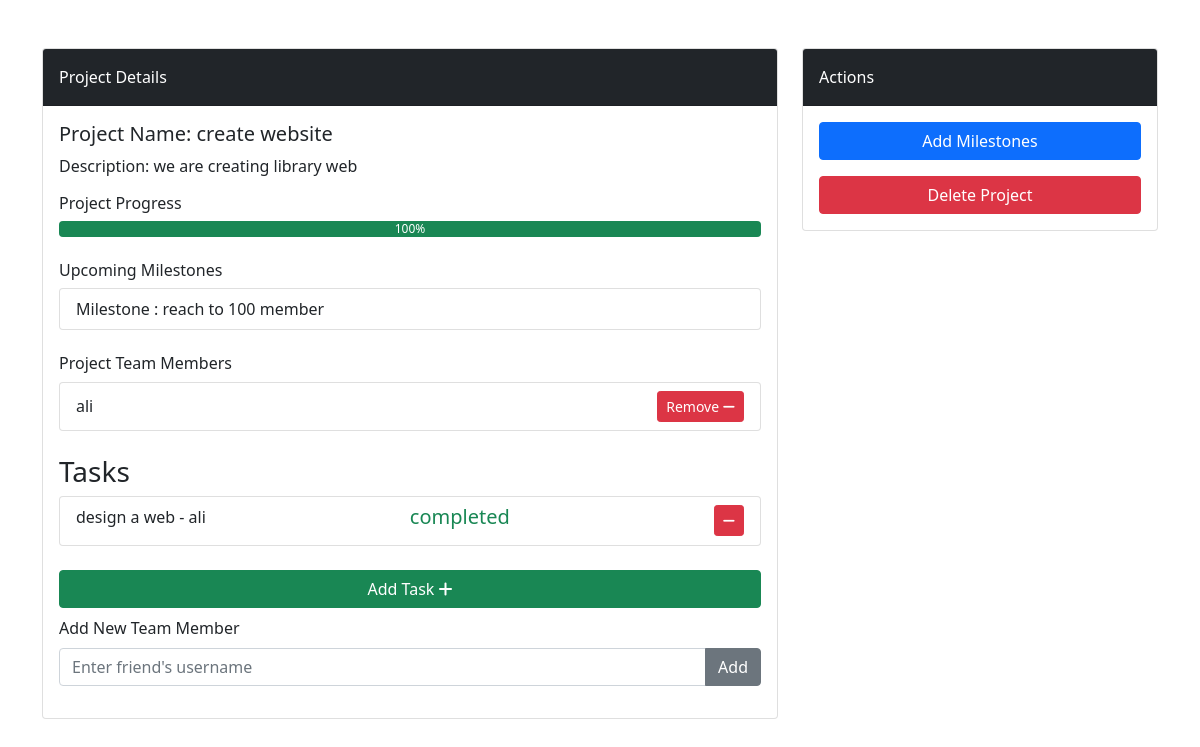
Page /projects/project/2/ (signed in) on the committed database.
### taskmanager/models.py (models this page shows, shortened)
class Project(models.Model):
    name = models.CharField(max_length=255)
    description = models.TextField(blank=True, null=True)
    manager = models.ForeignKey(settings.AUTH_USER_MODEL, on_delete=models.CASCADE, related_name='managed_projects')
    start_date = models.DateField()
    end_date = models.DateField()
    team = models.ManyToManyField(settings.AUTH_USER_MODEL, related_name='projects', through='ProjectMembership')
    def calculate_progress(self):
        from datetime import date
        total_days = (self.end_date - self.start_date).days
        elapsed_days = (date.today() - self.start_date).days
        progress = (elapsed_days / total_days) * 100 if total_days > 0 else 0
        return min(max(progress, 0), 100)

class Milestone(models.Model):
    project = models.ForeignKey('Project', on_delete=models.CASCADE, related_name='milestones')
    name = models.CharField(max_length=255)

class ProjectMember(models.Model):
    project = models.ForeignKey(Project, on_delete=models.CASCADE, related_name='members')
    user = models.ForeignKey(settings.AUTH_USER_MODEL, on_delete=models.CASCADE, related_name='project_memberships')

class Task(models.Model):
    name = models.CharField(max_length=255)
    description = models.TextField(blank=True, null=True)
    project = models.ForeignKey(Project, on_delete=models.CASCADE, related_name='tasks')
    assigned_to = models.ForeignKey(settings.AUTH_USER_MODEL, on_delete=models.CASCADE, related_name='tasks', blank=True, null=True)
    start_date = models.DateField(default=timezone.now)
    due_date = models.DateField()
    completed = models.BooleanField(default=False)

### account/models.py (models this page shows)
class User(AbstractUser):
    username = models.CharField(max_length=100, unique=True)
    friends = models.ManyToManyField('self', symmetrical=True, related_name='friend_list', blank=True)
    email_active_code = models.CharField(max_length=100, verbose_name='active code')

### taskmanager/views.py (the view, shortened to what this page needs)
# urls.py: path('project/<int:project_id>/', views.project_detail, name='project_detail'),
@login_required
def project_detail(request, project_id):
    project = get_object_or_404(Project, id=project_id)
    progress = project.calculate_progress()
    milestones = project.milestones.all()
    tasks = project.tasks.all()
    form = MilestoneForm()
    task_form = TaskForm()
    project_members = project.members.all()
    context = {
        'project': project,
        'progress': progress,
        'milestones': milestones,
        'form': form,
        'task_form': task_form,
        'project_members': project_members,
        'tasks': tasks
    }
    return render(request, 'projects/project.html', context)

### taskmanager/forms.py
class MilestoneForm(forms.ModelForm):
    class Meta:
        model = Milestone
        fields = ['name']

class TaskForm(forms.ModelForm):
    assigned_to = forms.ModelChoiceField(
        queryset=User.objects.all(),
        widget=forms.Select(attrs={'class': 'form-control'}),
        label='Assign To'
    )
    class Meta:
        model = Task
        fields = ['name', 'description', 'assigned_to', 'start_date', 'due_date']
        widgets = {
            'name': forms.TextInput(attrs={
                'class': 'form-control',
                'placeholder': 'Enter task name'
            }),
            'description': forms.Textarea(attrs={
                'class': 'form-control',
                'rows': 3,
                'placeholder': 'Enter task description'
            }),
            'start_date': forms.DateInput(attrs={
                'class': 'form-control',
                'type': 'date'
            }),
            'due_date': forms.DateInput(attrs={
                'class': 'form-control',
                'type': 'date'
            }),
        }
        labels = {
            'name': 'Task Name',
            'description': 'Task Description',
            'start_date': 'Start Task Date',
            'due_date': 'End Task Date',
        }

### templates/projects/project.html (shortened to what this page needs)
{% extends 'shared/_layout.html' %}
{% load render_partial %}
{% block main %}
    <div class="container mt-5">
        <div class="row">
            <div class="col-md-8">
                <div class="card mb-4">
                    <div class="card-header bg-dark text-white py-3">
                        Project Details
                    </div>
                    <div class="card-body">
                        <h5 class="card-title">Project Name: <span id="projectName">{{ project.name }}</span></h5>
                        <p class="card-text">Description: <span id="projectDescription">{{ project.description }}</span>
                        </p>
                        <h6>Project Progress</h6>
                        <div class="progress mb-4">
                            <div class="progress-bar bg-success" role="progressbar" style="width: {{ progress }}%;"
                                 aria-valuenow="{{ progress }}" aria-valuemin="0" aria-valuemax="100">{{ progress }}%
                            </div>
                        </div>
                        <h6>Upcoming Milestones</h6>
                        <ul class="list-group mb-4">
                            {% for milestone in milestones %}
                                <li class="list-group-item">Milestone : {{ milestone.name }}</li>
                            {% endfor %}
                        </ul>
                        <h6>Project Team Members</h6>
                        <ul class="list-group mb-4" id="teamMembersList">
                            {% for member in project_members %}
                                <li class="list-group-item d-flex justify-content-between align-items-center">
                                    {{ member.user.username }}
                                    {% if request.user == project.manager %}
                                        <div>
                                            <form action="{% url 'remove_member' project.id member.user.id %}"
                                                  method="post" style="display: inline;">
                                                <button type="submit" class="btn btn-danger btn-sm">Remove <i
                                                        class="fas fa-minus"></i></button>
                                            </form>
                                        </div>
                                    {% endif %}
                                </li>
                            {% endfor %}
                        </ul>
                        <h3>Tasks</h3>
                        <ul class="list-group mb-4 ">
                            {% for task in tasks %}
                                <li class="list-group-item d-flex justify-content-between">{{ task.name }} -
                                    {{ task.assigned_to }}{% if task.completed %}
                                        <h5 class="text-success">completed</h5>
                                    {% endif %}
                                    {% if request.user == project.manager %}
                                        <form method="post" action="{% url 'delete_task' task.id %}"
                                              style="display:inline;">
                                            <button type="submit" class="btn btn-danger btn-sm"><i
                                                    class="fas fa-minus"></i></button>
                                        </form>
                                    {% endif %}
                                </li>
                            {% endfor %}
                        </ul>
                        {% if request.user == project.manager %}
                            <a href="#" class="btn btn-success btn-md w-100 mb-2" data-bs-toggle="modal"
                               data-bs-target="#addTaskModal" data-user-id="{{ member.user.id }}">Add Task <i
                                    class="fas fa-plus"></i></a>
                        {% endif %}
                        <div class="mb-3">
                            <label for="newTeamMemberUsername" class="form-label">Add New Team Member</label>
                            <form method="post" action="{% url 'project_detail' project.id %}">
                                <div class="input-group">
                                    <input type="text" class="form-control" name="newTeamMemberUsername"
                                           id="newTeamMemberUsername" placeholder="Enter friend's username">
                                    <button class="btn btn-secondary" type="submit">Add</button>
                                </div>
                            </form>
                        </div>
                    </div>
                </div>
            </div>
            <div class="col-md-4">
                <div class="card mb-4">
                    <div class="card-header bg-dark text-white py-3">
                        Actions
                    </div>
                    <div class="card-body">
                        <button type="button" class="btn btn-primary mb-3 w-100" data-bs-toggle="modal"
                                data-bs-target="#milestoneModal">
                            Add Milestones
                        </button>
                        <form action="{% url 'delete_project' project.id %}" method="post" style="display: inline;">
                            <button type="submit" class="btn btn-danger w-100">Delete Project</button>
                        </form>
                    </div>
                </div>
            </div>
        </div>
    </div>
{% endblock %}

### static/css/styles.css (style rules this page uses)
a { text-decoration: none; }

### rows in the picture
Project: name "create website", description "we are creating library web"
Milestone: name "reach to 100 member"
ProjectMember: user.username "ali"
Task: name "design a web", assigned_to "ali", completed "completed"

### other values in the picture
{{ progress }} "100"
